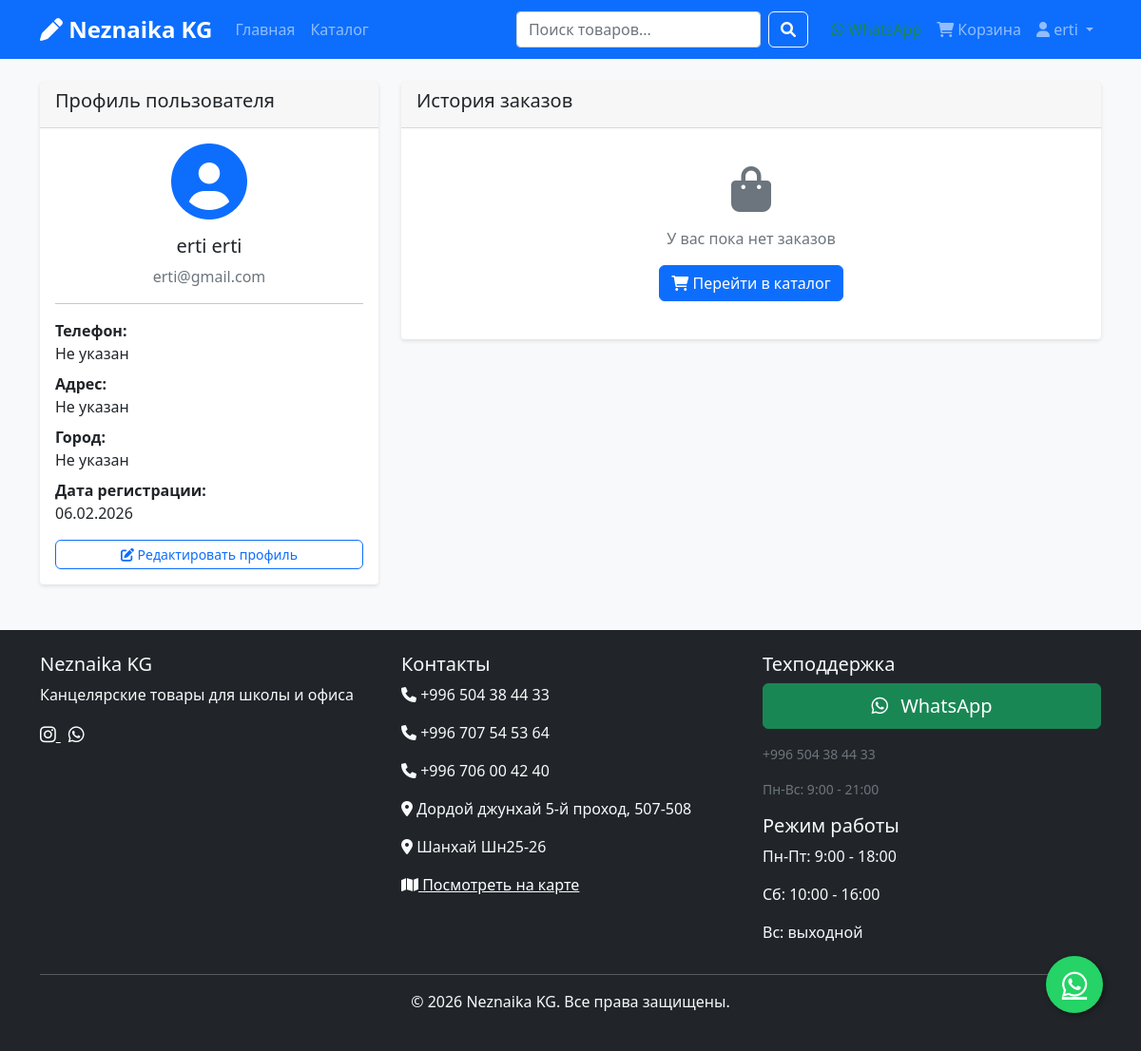
Screenshot of /accounts/profile/ (signed in) with the database file from the repository.
### accounts/models.py (models this page shows, shortened)
class UserProfile(models.Model):
    user = models.OneToOneField(User, on_delete=models.CASCADE, verbose_name="Пользователь")
    phone = models.CharField(max_length=20, blank=True, verbose_name="Телефон")
    address = models.TextField(blank=True, verbose_name="Адрес")
    postal_code = models.CharField(max_length=10, blank=True, verbose_name="Почтовый индекс")
    city = models.CharField(max_length=100, blank=True, verbose_name="Город")
    avatar = models.ImageField(upload_to='avatars/', blank=True, verbose_name="Аватар")
    birth_date = models.DateField(null=True, blank=True, verbose_name="Дата рождения")
    newsletter = models.BooleanField(default=True, verbose_name="Подписка на рассылку")
    created_at = models.DateTimeField(auto_now_add=True, verbose_name="Дата создания")
    updated_at = models.DateTimeField(auto_now=True, verbose_name="Дата обновления")
    class Meta:
        verbose_name = "Профиль пользователя"
        verbose_name_plural = "Профили пользователей"

### accounts/views.py (the view)
# urls.py: path('profile/', views.profile_view, name='profile'),
@login_required
def profile_view(request):
    profile, created = UserProfile.objects.get_or_create(user=request.user)
    return render(request, 'accounts/profile.html', {'profile': profile})

### shop/context_processors.py (called while the page is built)
def shop_settings(request):
    return {
        'settings': {
            'SHOP_NAME': getattr(settings, 'SHOP_NAME', 'Магазин'),
            'SHOP_PHONE_1': getattr(settings, 'SHOP_PHONE_1', ''),
            'SHOP_PHONE_2': getattr(settings, 'SHOP_PHONE_2', ''),
            'SHOP_PHONE_3': getattr(settings, 'SHOP_PHONE_3', ''),
            'SHOP_INSTAGRAM': getattr(settings, 'SHOP_INSTAGRAM', '#'),
            'SHOP_ADDRESS_1': getattr(settings, 'SHOP_ADDRESS_1', ''),
            'SHOP_ADDRESS_2': getattr(settings, 'SHOP_ADDRESS_2', ''),
            'SHOP_MAP_URL': getattr(settings, 'SHOP_MAP_URL', '#'),
        }
    }

### templates/accounts/profile.html (shortened to what this page needs)
{% extends 'base.html' %}
{% block content %}
<div class="row">
    <div class="col-md-4">
        <div class="card">
            <div class="card-header">
                <h5>Профиль пользователя</h5>
            </div>
            <div class="card-body">
                <div class="text-center mb-3">
                    {% if profile.avatar %}
                        <img src="{{ profile.avatar.url }}" class="rounded-circle" alt="Аватар" style="width: 100px; height: 100px; object-fit: cover;">
                    {% else %}
                        <i class="fas fa-user-circle fa-5x text-primary"></i>
                    {% endif %}
                </div>
                <h5 class="text-center">{{ user.get_full_name|default:user.username }}</h5>
                <p class="text-muted text-center">{{ user.email }}</p>
                <hr>
                <div class="mb-2">
                    <strong>Телефон:</strong><br>
                    {{ profile.phone|default:'Не указан' }}
                </div>
                <div class="mb-2">
                    <strong>Адрес:</strong><br>
                    {{ profile.address|default:'Не указан' }}
                </div>
                <div class="mb-2">
                    <strong>Город:</strong><br>
                    {{ profile.city|default:'Не указан' }}
                </div>
                <div class="mb-2">
                    <strong>Дата регистрации:</strong><br>
                    {{ user.date_joined|date:"d.m.Y" }}
                </div>
                <div class="mt-3">
                    <a href="{% url 'accounts:profile_edit' %}" class="btn btn-outline-primary btn-sm w-100">
                        <i class="fas fa-edit"></i> Редактировать профиль
                    </a>
                </div>
            </div>
        </div>
    </div>
    <div class="col-md-8">
        <div class="card">
            <div class="card-header">
                <h5>История заказов</h5>
            </div>
            <div class="card-body">
                {% include 'shop/profile_orders_content.html' with orders=orders %}
            </div>
        </div>
    </div>
</div>
{% endblock %}

### templates/base.html (shortened to what this page needs)
<!DOCTYPE html>
<html lang="ru">
<head>
    <link href="https://cdn.jsdelivr.net/npm/bootstrap@5.1.3/dist/css/bootstrap.min.css" rel="stylesheet">
    <link href="https://cdnjs.cloudflare.com/ajax/libs/font-awesome/6.0.0/css/all.min.css" rel="stylesheet">
    {% load static %}
    <link href="{% static 'css/style.css' %}" rel="stylesheet">
</head>
<body>
    <nav class="navbar navbar-expand-lg navbar-dark bg-primary">
        <div class="container">
            <a class="navbar-brand" href="{% url 'shop:home' %}">
                <i class="fas fa-pen"></i> {{ settings.SHOP_NAME }}
            </a>
            <div class="collapse navbar-collapse" id="navbarNav">
                <ul class="navbar-nav me-auto">
                    <li class="nav-item">
                        <a class="nav-link" href="{% url 'shop:home' %}">Главная</a>
                    </li>
                    <li class="nav-item">
                        <a class="nav-link" href="{% url 'shop:product_list' %}">Каталог</a>
                    </li>
                </ul>
                <form class="d-flex me-3" action="{% url 'shop:search' %}" method="get">
                    <input class="form-control me-2" type="search" name="q" placeholder="Поиск товаров..." aria-label="Search">
                    <button class="btn btn-outline-light" type="submit">
                        <i class="fas fa-search"></i>
                    </button>
                </form>
                <ul class="navbar-nav">
                    <li class="nav-item">
                        <a class="nav-link text-success" href="https://wa.me/996504384433" target="_blank">
                            <i class="fab fa-whatsapp"></i> WhatsApp
                        </a>
                    </li>
                    {% if user.is_authenticated %}
                        <li class="nav-item">
                            <a class="nav-link" href="{% url 'shop:cart_detail' %}">
                                <i class="fas fa-shopping-cart"></i>
                                Корзина
                            </a>
                        </li>
                        <li class="nav-item dropdown">
                            <a class="nav-link dropdown-toggle" href="#" id="navbarDropdown" role="button" data-bs-toggle="dropdown">
                                <i class="fas fa-user"></i> {{ user.username }}
                            </a>
                        </li>
                    {% endif %}
                </ul>
            </div>
        </div>
    </nav>
    <main class="container mt-4">
        {% block content %}{% endblock %}
    </main>
    <footer class="bg-dark text-light mt-5 py-4">
        <div class="container">
            <div class="row">
                <div class="col-md-4">
                    <h5>{{ settings.SHOP_NAME }}</h5>
                    <p>Канцелярские товары для школы и офиса</p>
                    <div class="social-links">
                        <a href="{{ settings.SHOP_INSTAGRAM }}" class="text-white me-2" target="_blank">
                            <i class="fab fa-instagram"></i>
                        </a>
                        <a href="https://wa.me/996504384433" class="text-white me-2" target="_blank">
                            <i class="fab fa-whatsapp"></i>
                        </a>
                    </div>
                </div>
                <div class="col-md-4">
                    <h5>Контакты</h5>
                    <p><i class="fas fa-phone"></i> {{ settings.SHOP_PHONE_1 }}</p>
                    <p><i class="fas fa-phone"></i> {{ settings.SHOP_PHONE_2 }}</p>
                    <p><i class="fas fa-phone"></i> {{ settings.SHOP_PHONE_3 }}</p>
                    <p><i class="fas fa-map-marker-alt"></i> {{ settings.SHOP_ADDRESS_1 }}</p>
                    <p><i class="fas fa-map-marker-alt"></i> {{ settings.SHOP_ADDRESS_2 }}</p>
                    <p><a href="{{ settings.SHOP_MAP_URL }}" class="text-white" target="_blank">
                        <i class="fas fa-map"></i> Посмотреть на карте
                    </a></p>
                </div>
                <div class="col-md-4">
                    <h5>Техподдержка</h5>
                    <div class="mb-3">
                        <a href="https://wa.me/996504384433" class="btn btn-success btn-lg w-100" target="_blank">
                            <i class="fab fa-whatsapp me-2"></i> WhatsApp
                        </a>
                    </div>
                    <p class="small text-muted">{{ settings.SHOP_PHONE_1 }}</p>
                    <p class="small text-muted">Пн-Вс: 9:00 - 21:00</p>
                    <h5>Режим работы</h5>
                    <p>Пн-Пт: 9:00 - 18:00</p>
                    <p>Сб: 10:00 - 16:00</p>
                    <p>Вс: выходной</p>
                </div>
            </div>
            <hr>
            <div class="text-center">
                <p>&copy; 2026 {{ settings.SHOP_NAME }}. Все права защищены.</p>
            </div>
        </div>
    </footer>
    <a href="https://wa.me/996504384433" class="whatsapp-float" target="_blank">
        <i class="fab fa-whatsapp"></i>
    </a>
</body>
</html>

### static/css/style.css (style rules this page uses)
body { font-family: 'Segoe UI', Tahoma, Geneva, Verdana, sans-serif; background-color: #f8f9fa; }
.navbar-brand { font-weight: bold; font-size: 1.5rem; }
.card { transition: transform 0.2s, box-shadow 0.2s; border: none; box-shadow: 0 2px 4px rgba(0,0,0,0.1); }
.btn { border-radius: 6px; transition: all 0.2s; }
footer { margin-top: auto; }
.social-links a { font-size: 1.2rem; transition: color 0.2s; }
* { transition: color 0.2s, background-color 0.2s, border-color 0.2s; }

### templates/base.html (style rules this page uses)
.whatsapp-float { position: fixed; width: 60px; height: 60px; bottom: 40px; right: 40px; background-color: #25d366; color: #FFF; border-radius: 50px; text-align: center; font-size: 30px; box-shadow: 2px 2px 6px rgba(0,0,0,0.4); z-index: 1000; display: flex; align-items: center; justify-content: center; transition: all 0.3s ease; }

### rows the page displays
UserProfile: phone "Не указан", address "Не указан", city "Не указан"

### other values shown
{{ settings.SHOP_NAME }} "Neznaika KG"
{{ user.username }} "erti"
{{ user.get_full_name|default:user.username }} "erti erti"
{{ user.email }} "erti@gmail.com"
{{ user.date_joined|date:"d.m.Y" }} "06.02.2026"
{{ settings.SHOP_PHONE_1 }} "+996 504 38 44 33"
{{ settings.SHOP_PHONE_2 }} "+996 707 54 53 64"
{{ settings.SHOP_PHONE_3 }} "+996 706 00 42 40"
{{ settings.SHOP_ADDRESS_1 }} "Дордой джунхай 5-й проход, 507-508"
{{ settings.SHOP_ADDRESS_2 }} "Шанхай Шн25-26"
